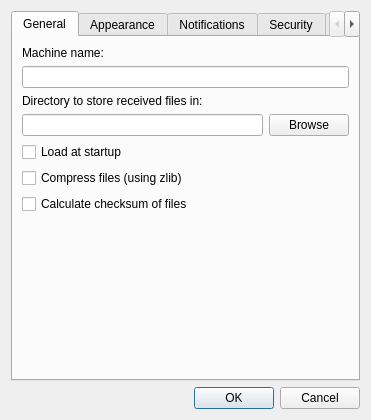
<?xml version="1.0" encoding="UTF-8"?>
<ui version="4.0">
 <class>CSettingsDialog</class>
 <widget class="QDialog" name="CSettingsDialog">
  <property name="geometry">
   <rect>
    <x>0</x>
    <y>0</y>
    <width>470</width>
    <height>450</height>
   </rect>
  </property>
  <property name="sizePolicy">
   <sizepolicy hsizetype="Fixed" vsizetype="Fixed">
    <horstretch>0</horstretch>
    <verstretch>0</verstretch>
   </sizepolicy>
  </property>
  <property name="windowTitle">
   <string>NitroShare Settings</string>
  </property>
  <property name="sizeGripEnabled">
   <bool>false</bool>
  </property>
  <layout class="QVBoxLayout" name="verticalLayout">
   <property name="sizeConstraint">
    <enum>QLayout::SetFixedSize</enum>
   </property>
   <item>
    <widget class="QTabWidget" name="Tabs">
     <property name="currentIndex">
      <number>0</number>
     </property>
     <widget class="QWidget" name="GeneralTab">
      <attribute name="title">
       <string>General</string>
      </attribute>
      <layout class="QVBoxLayout" name="verticalLayout_2">
       <item>
        <widget class="QLabel" name="MachineNameLabel">
         <property name="text">
          <string>Machine name:</string>
         </property>
        </widget>
       </item>
       <item>
        <widget class="QLineEdit" name="MachineName"/>
       </item>
       <item>
        <widget class="QLabel" name="ReceivedFilesLabel">
         <property name="text">
          <string>Directory to store received files in:</string>
         </property>
        </widget>
       </item>
       <item>
        <layout class="QHBoxLayout" name="ReceivedFilesBox">
         <item>
          <widget class="QLineEdit" name="ReceivedFilesDirectory"/>
         </item>
         <item>
          <widget class="QPushButton" name="Browse">
           <property name="text">
            <string>Browse</string>
           </property>
          </widget>
         </item>
        </layout>
       </item>
       <item>
        <widget class="QCheckBox" name="LoadAtStartup">
         <property name="enabled">
          <bool>true</bool>
         </property>
         <property name="text">
          <string>Load at startup</string>
         </property>
         <property name="checkable">
          <bool>true</bool>
         </property>
        </widget>
       </item>
       <item>
        <widget class="QCheckBox" name="CompressFiles">
         <property name="text">
          <string>Compress files (using zlib)</string>
         </property>
        </widget>
       </item>
       <item>
        <widget class="QCheckBox" name="CalculateChecksum">
         <property name="text">
          <string>Calculate checksum of files</string>
         </property>
        </widget>
       </item>
       <item>
        <spacer name="Spacer1">
         <property name="orientation">
          <enum>Qt::Vertical</enum>
         </property>
         <property name="sizeHint" stdset="0">
          <size>
           <width>20</width>
           <height>40</height>
          </size>
         </property>
        </spacer>
       </item>
      </layout>
     </widget>
     <widget class="QWidget" name="AppearanceTab">
      <attribute name="title">
       <string>Appearance</string>
      </attribute>
      <layout class="QVBoxLayout" name="verticalLayout_5">
       <item>
        <widget class="QLabel" name="label_3">
         <property name="text">
          <string>Application indicator / system tray icon:</string>
         </property>
         <property name="alignment">
          <set>Qt::AlignJustify|Qt::AlignVCenter</set>
         </property>
         <property name="wordWrap">
          <bool>true</bool>
         </property>
        </widget>
       </item>
       <item>
        <layout class="QGridLayout" name="IconLayout">
         <item row="0" column="1">
          <widget class="QRadioButton" name="Dark">
           <property name="sizePolicy">
            <sizepolicy hsizetype="Expanding" vsizetype="Fixed">
             <horstretch>0</horstretch>
             <verstretch>0</verstretch>
            </sizepolicy>
           </property>
           <property name="text">
            <string>Dark</string>
           </property>
          </widget>
         </item>
         <item row="0" column="0">
          <widget class="QLabel" name="DarkIcon">
           <property name="text">
            <string/>
           </property>
           <property name="pixmap">
            <pixmap resource="../resource/main.qrc">:/icons/dark.png</pixmap>
           </property>
          </widget>
         </item>
         <item row="1" column="0">
          <widget class="QLabel" name="LightIcon">
           <property name="text">
            <string/>
           </property>
           <property name="pixmap">
            <pixmap resource="../resource/main.qrc">:/icons/light.png</pixmap>
           </property>
          </widget>
         </item>
         <item row="1" column="1">
          <widget class="QRadioButton" name="Light">
           <property name="sizePolicy">
            <sizepolicy hsizetype="Expanding" vsizetype="Fixed">
             <horstretch>0</horstretch>
             <verstretch>0</verstretch>
            </sizepolicy>
           </property>
           <property name="text">
            <string>Light</string>
           </property>
          </widget>
         </item>
        </layout>
       </item>
       <item>
        <spacer name="verticalSpacer">
         <property name="orientation">
          <enum>Qt::Vertical</enum>
         </property>
         <property name="sizeHint" stdset="0">
          <size>
           <width>20</width>
           <height>40</height>
          </size>
         </property>
        </spacer>
       </item>
      </layout>
     </widget>
     <widget class="QWidget" name="NotificationsTab">
      <attribute name="title">
       <string>Notifications</string>
      </attribute>
      <layout class="QVBoxLayout" name="verticalLayout_3">
       <item>
        <widget class="QLabel" name="NotificationsLabel">
         <property name="text">
          <string>Display notifications for the following events:</string>
         </property>
        </widget>
       </item>
       <item>
        <widget class="QCheckBox" name="NotifyNewPC">
         <property name="text">
          <string>A new PC running NitroShare joins the network</string>
         </property>
        </widget>
       </item>
       <item>
        <widget class="QCheckBox" name="NotifyPCQuit">
         <property name="text">
          <string>A PC running NitroShare leaves the network</string>
         </property>
        </widget>
       </item>
       <item>
        <widget class="QCheckBox" name="NotifyFilesReceived">
         <property name="text">
          <string>Files are received</string>
         </property>
        </widget>
       </item>
       <item>
        <widget class="QCheckBox" name="NotifyError">
         <property name="text">
          <string>An error occurs </string>
         </property>
        </widget>
       </item>
       <item>
        <spacer name="Spacer2">
         <property name="orientation">
          <enum>Qt::Vertical</enum>
         </property>
         <property name="sizeHint" stdset="0">
          <size>
           <width>20</width>
           <height>40</height>
          </size>
         </property>
        </spacer>
       </item>
      </layout>
     </widget>
     <widget class="QWidget" name="SecurityTab">
      <attribute name="title">
       <string>Security</string>
      </attribute>
      <layout class="QVBoxLayout" name="verticalLayout_4">
       <item>
        <widget class="QRadioButton" name="AcceptAll">
         <property name="text">
          <string>Automatically accept all files</string>
         </property>
        </widget>
       </item>
       <item>
        <widget class="QRadioButton" name="AcceptPattern">
         <property name="text">
          <string>Accept files that match the regular expression below:</string>
         </property>
        </widget>
       </item>
       <item>
        <layout class="QVBoxLayout" name="RegExLayout">
         <property name="leftMargin">
          <number>20</number>
         </property>
         <property name="rightMargin">
          <number>20</number>
         </property>
         <item>
          <widget class="QLineEdit" name="AcceptRegEx"/>
         </item>
        </layout>
       </item>
       <item>
        <widget class="QRadioButton" name="AcceptPrompt">
         <property name="text">
          <string>Always prompt before accepting files</string>
         </property>
        </widget>
       </item>
       <item>
        <widget class="QRadioButton" name="AcceptNone">
         <property name="text">
          <string>Do not accept any files</string>
         </property>
        </widget>
       </item>
       <item>
        <spacer name="Spacer3">
         <property name="orientation">
          <enum>Qt::Vertical</enum>
         </property>
         <property name="sizeHint" stdset="0">
          <size>
           <width>20</width>
           <height>40</height>
          </size>
         </property>
        </spacer>
       </item>
      </layout>
     </widget>
     <widget class="QWidget" name="NetworkTab">
      <attribute name="title">
       <string>Network</string>
      </attribute>
      <layout class="QVBoxLayout" name="verticalLayout_6">
       <item>
        <layout class="QHBoxLayout" name="InterfaceLayout">
         <item>
          <widget class="QLabel" name="InterfaceLabel">
           <property name="text">
            <string>Network interface:</string>
           </property>
          </widget>
         </item>
         <item>
          <widget class="QComboBox" name="InterfaceList">
           <property name="sizePolicy">
            <sizepolicy hsizetype="Expanding" vsizetype="Fixed">
             <horstretch>0</horstretch>
             <verstretch>0</verstretch>
            </sizepolicy>
           </property>
          </widget>
         </item>
        </layout>
       </item>
       <item>
        <widget class="Line" name="Line1">
         <property name="orientation">
          <enum>Qt::Horizontal</enum>
         </property>
        </widget>
       </item>
       <item>
        <widget class="QLabel" name="Warning">
         <property name="text">
          <string>&lt;b&gt;Warning:&lt;/b&gt; changing the settings below may cause NitroShare to stop functioning or use excessive bandwidth. Proceed with caution.</string>
         </property>
         <property name="wordWrap">
          <bool>true</bool>
         </property>
        </widget>
       </item>
       <item>
        <widget class="Line" name="Line2">
         <property name="orientation">
          <enum>Qt::Horizontal</enum>
         </property>
        </widget>
       </item>
       <item>
        <widget class="QGroupBox" name="BroadcastBox">
         <property name="title">
          <string>Broadcast Settings</string>
         </property>
         <layout class="QGridLayout" name="gridLayout_2">
          <item row="0" column="0">
           <widget class="QLabel" name="BroadcastPortLabel">
            <property name="sizePolicy">
             <sizepolicy hsizetype="Expanding" vsizetype="Preferred">
              <horstretch>0</horstretch>
              <verstretch>0</verstretch>
             </sizepolicy>
            </property>
            <property name="text">
             <string>Broadcast port:</string>
            </property>
           </widget>
          </item>
          <item row="0" column="1">
           <widget class="QLineEdit" name="BroadcastPort">
            <property name="maximumSize">
             <size>
              <width>120</width>
              <height>16777215</height>
             </size>
            </property>
            <property name="maxLength">
             <number>32767</number>
            </property>
            <property name="alignment">
             <set>Qt::AlignRight|Qt::AlignTrailing|Qt::AlignVCenter</set>
            </property>
           </widget>
          </item>
          <item row="1" column="0">
           <widget class="QLabel" name="BroadcastIntervalLabel">
            <property name="sizePolicy">
             <sizepolicy hsizetype="Expanding" vsizetype="Preferred">
              <horstretch>0</horstretch>
              <verstretch>0</verstretch>
             </sizepolicy>
            </property>
            <property name="text">
             <string>Broadcast interval (in milliseconds):</string>
            </property>
           </widget>
          </item>
          <item row="1" column="1">
           <widget class="QLineEdit" name="BroadcastInterval">
            <property name="maximumSize">
             <size>
              <width>120</width>
              <height>16777215</height>
             </size>
            </property>
            <property name="alignment">
             <set>Qt::AlignRight|Qt::AlignTrailing|Qt::AlignVCenter</set>
            </property>
           </widget>
          </item>
          <item row="2" column="0">
           <widget class="QLabel" name="TimeoutIntervalLabel">
            <property name="text">
             <string>Timeout interval (in seconds):</string>
            </property>
           </widget>
          </item>
          <item row="2" column="1">
           <widget class="QLineEdit" name="TimeoutInterval">
            <property name="maximumSize">
             <size>
              <width>120</width>
              <height>16777215</height>
             </size>
            </property>
            <property name="alignment">
             <set>Qt::AlignRight|Qt::AlignTrailing|Qt::AlignVCenter</set>
            </property>
           </widget>
          </item>
         </layout>
        </widget>
       </item>
       <item>
        <widget class="QGroupBox" name="TransmissionBox">
         <property name="title">
          <string>Transmission Settings</string>
         </property>
         <layout class="QGridLayout" name="gridLayout">
          <item row="0" column="0">
           <widget class="QLabel" name="TransmissionPortLabel">
            <property name="sizePolicy">
             <sizepolicy hsizetype="Expanding" vsizetype="Preferred">
              <horstretch>0</horstretch>
              <verstretch>0</verstretch>
             </sizepolicy>
            </property>
            <property name="text">
             <string>TCP port:</string>
            </property>
           </widget>
          </item>
          <item row="0" column="1">
           <widget class="QLineEdit" name="TransmissionPort">
            <property name="maximumSize">
             <size>
              <width>120</width>
              <height>16777215</height>
             </size>
            </property>
            <property name="alignment">
             <set>Qt::AlignRight|Qt::AlignTrailing|Qt::AlignVCenter</set>
            </property>
           </widget>
          </item>
         </layout>
        </widget>
       </item>
       <item>
        <spacer name="Spacer4">
         <property name="orientation">
          <enum>Qt::Vertical</enum>
         </property>
         <property name="sizeHint" stdset="0">
          <size>
           <width>20</width>
           <height>40</height>
          </size>
         </property>
        </spacer>
       </item>
      </layout>
     </widget>
    </widget>
   </item>
   <item>
    <widget class="QDialogButtonBox" name="ButtonBox">
     <property name="orientation">
      <enum>Qt::Horizontal</enum>
     </property>
     <property name="standardButtons">
      <set>QDialogButtonBox::Cancel|QDialogButtonBox::Ok</set>
     </property>
    </widget>
   </item>
  </layout>
 </widget>
 <resources>
  <include location="../resource/main.qrc"/>
 </resources>
 <connections>
  <connection>
   <sender>ButtonBox</sender>
   <signal>accepted()</signal>
   <receiver>CSettingsDialog</receiver>
   <slot>accept()</slot>
   <hints>
    <hint type="sourcelabel">
     <x>248</x>
     <y>254</y>
    </hint>
    <hint type="destinationlabel">
     <x>157</x>
     <y>274</y>
    </hint>
   </hints>
  </connection>
  <connection>
   <sender>ButtonBox</sender>
   <signal>rejected()</signal>
   <receiver>CSettingsDialog</receiver>
   <slot>reject()</slot>
   <hints>
    <hint type="sourcelabel">
     <x>316</x>
     <y>260</y>
    </hint>
    <hint type="destinationlabel">
     <x>286</x>
     <y>274</y>
    </hint>
   </hints>
  </connection>
  <connection>
   <sender>Browse</sender>
   <signal>clicked()</signal>
   <receiver>CSettingsDialog</receiver>
   <slot>OnBrowse()</slot>
   <hints>
    <hint type="sourcelabel">
     <x>386</x>
     <y>86</y>
    </hint>
    <hint type="destinationlabel">
     <x>224</x>
     <y>224</y>
    </hint>
   </hints>
  </connection>
 </connections>
 <slots>
  <slot>OnBrowse()</slot>
 </slots>
</ui>
